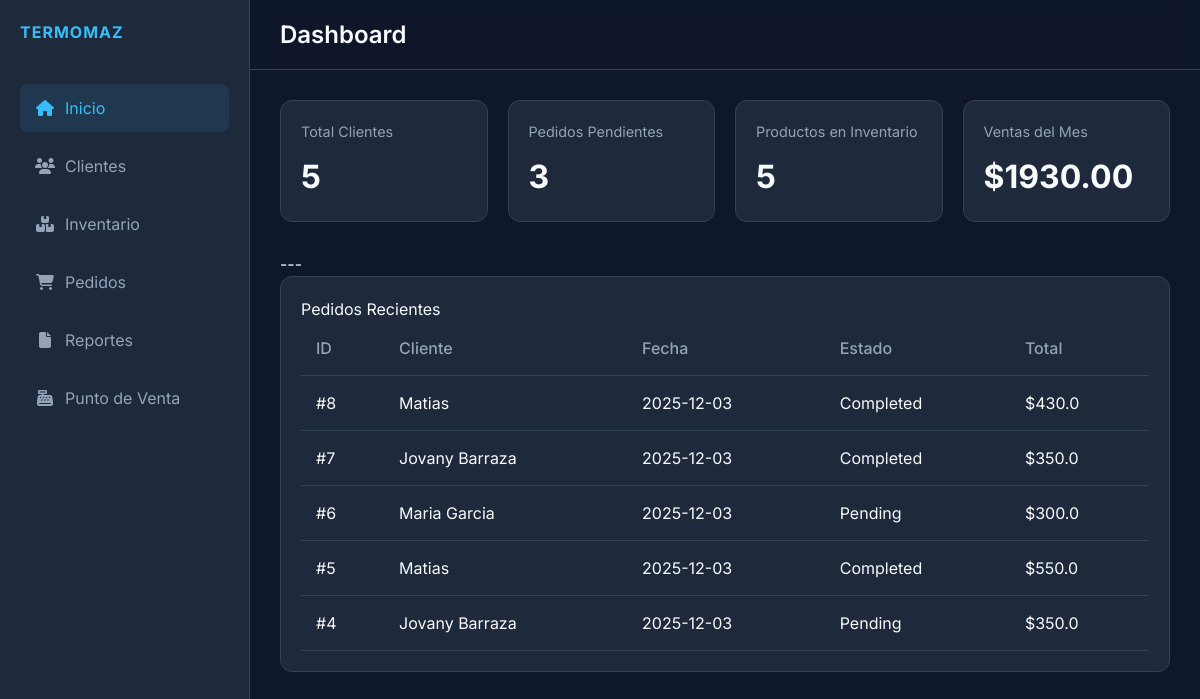
Before: / with the older database file.
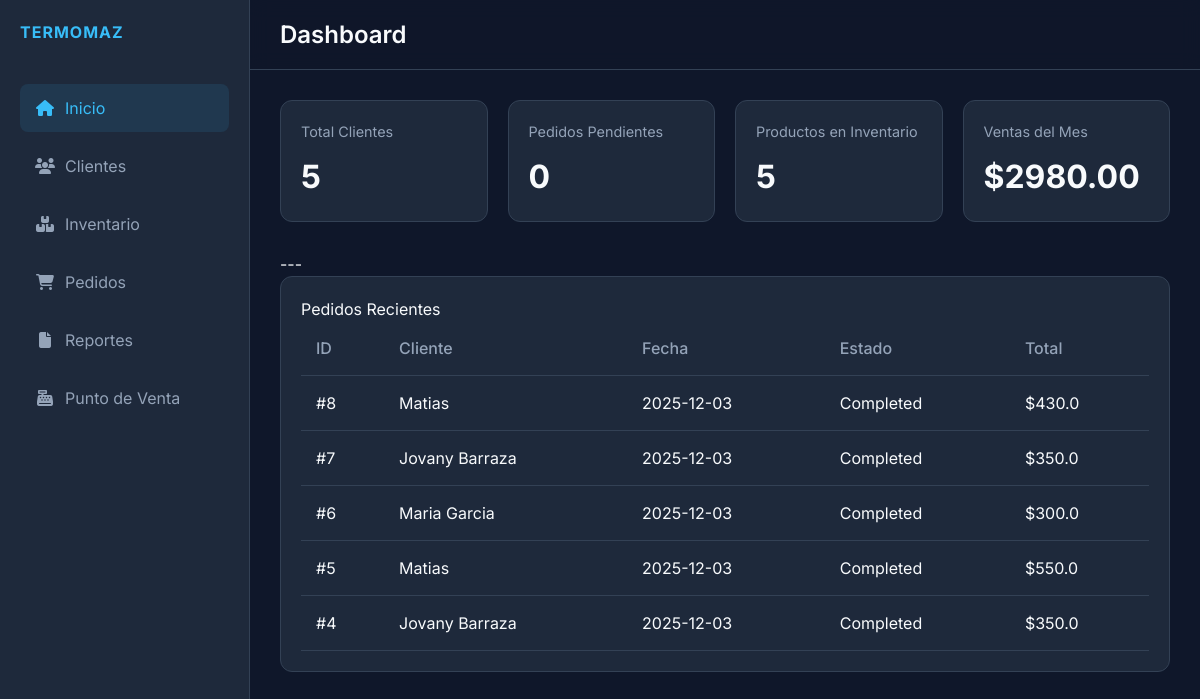
After: the same page with the newer database file.
### models.py (models this page shows)
class Order(db.Model):
    id = db.Column(db.Integer, primary_key=True)
    client_id = db.Column(db.Integer, db.ForeignKey('client.id'), nullable=False)
    client = db.relationship('Client', backref=db.backref('orders', lazy=True))
    date = db.Column(db.DateTime, default=datetime.utcnow)
    status = db.Column(db.String(20), default='Pending') # Pending, Completed, Cancelled
    total = db.Column(db.Float, default=0.0)
    paid_amount = db.Column(db.Float, default=0.0)
    payment_status = db.Column(db.String(20), default='Pending') # Pending, Partial, Paid
    shipping_address = db.Column(db.String(200))
    items = db.relationship('OrderItem', backref='order', lazy=True, cascade="all, delete-orphan")

class Client(db.Model):
    id = db.Column(db.Integer, primary_key=True)
    name = db.Column(db.String(100), nullable=False)
    phone = db.Column(db.String(20))
    email = db.Column(db.String(100))
    address = db.Column(db.String(200))
    created_at = db.Column(db.DateTime, default=datetime.utcnow)

### app.py (the view)
@app.route('/')
def index():
    total_clients = Client.query.count()
    total_products = Product.query.count()
    pending_orders = Order.query.filter_by(status='Pending').count()
    start_of_month = get_start_of_current_month()
    monthly_sales_orders = Order.query.filter(
        Order.status == 'Completed',
        Order.date >= start_of_month
    ).all()
    monthly_sales = sum(order.total for order in monthly_sales_orders)
    recent_orders = Order.query.order_by(Order.date.desc()).limit(5).all()
    return render_template('index.html',
                           total_clients=total_clients,
                           total_products=total_products,
                           pending_orders=pending_orders,
                           monthly_sales=f"{monthly_sales:.2f}",
                           recent_orders=recent_orders)

### app.py (called while the page is built)
def get_start_of_current_month():
    today = date.today()
    return datetime(today.year, today.month, 1)

### templates/index.html
{% extends 'base.html' %}
{% block title %}Dashboard{% endblock %}
{% block content %}
<div class="stats-grid">
    <div class="stat-card">
        <h3>Total Clientes</h3>
        <div class="value">{{ total_clients }}</div>
    </div>
    <div class="stat-card">
        <h3>Pedidos Pendientes</h3>
        <div class="value">{{ pending_orders }}</div>
    </div>
    <div class="stat-card">
        <h3>Productos en Inventario</h3>
        <div class="value">{{ total_products }}</div>
    </div>
    <div class="stat-card">
        <h3>Ventas del Mes</h3>
        <div class="value">${{ monthly_sales }}</div>
    </div>
</div>
---
<div class="card">
    <div class="card-header">
        <h2>Pedidos Recientes</h2>
    </div>
    <div class="table-container">
        <table>
            <thead>
                <tr>
                    <th>ID</th>
                    <th>Cliente</th>
                    <th>Fecha</th>
                    <th>Estado</th>
                    <th>Total</th>
                </tr>
            </thead>
            <tbody>
                {% for order in recent_orders %}
                <tr>
                    <td>#{{ order.id }}</td>
                    <td>{{ order.client.name }}</td>
                    <td>{{ order.date.strftime('%Y-%m-%d') }}</td>
                    <td>
                        <span class="order-status
                            {% if order.status == 'Completed' %}status-completed
                            {% elif order.status == 'Pending' %}status-pending
                            {% elif order.status == 'Shipped' %}status-shipped
                            {% else %}status-default{% endif %}">
                            {{ order.status }}
                        </span>
                    </td>
                    <td>${{ order.total }}</td>
                </tr>
                {% else %}
                <tr>
                    <td colspan="5" style="text-align: center; color: var(--text-muted);">No hay pedidos recientes</td>
                </tr>
                {% endfor %}
            </tbody>
        </table>
    </div>
</div>
{% endblock %}

Changed rows visible on the page:
changed Order "Maria Garcia": status "Pending" → "Completed"
changed Order id 4: status "Pending" → "Completed"
Other visible differences:
{{ pending_orders }}: "3" → "0"
{{ monthly_sales }}: "1930.00" → "2980.00"
